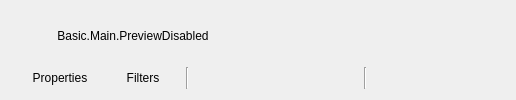
  <widget class="QWidget" name="centralwidget">
   <layout class="QVBoxLayout" name="verticalLayout">
    <item>
     <layout class="QHBoxLayout" name="horizontalLayout_2">
      <item>
       <widget class="QLabel" name="previewDisabledLabel">
        <property name="sizePolicy">
         <sizepolicy hsizetype="Expanding" vsizetype="Expanding">
          <horstretch>0</horstretch>
          <verstretch>0</verstretch>
         </sizepolicy>
        </property>
        <property name="contextMenuPolicy">
         <enum>Qt::CustomContextMenu</enum>
        </property>
        <property name="text">
         <string>Basic.Main.PreviewDisabled</string>
        </property>
        <property name="alignment">
         <set>Qt::AlignCenter</set>
        </property>
       </widget>
      </item>
      <item>
       <layout class="QHBoxLayout" name="previewLayout">
        <property name="spacing">
         <number>2</number>
        </property>
        <item>
         <layout class="QVBoxLayout" name="previewTextLayout">
          <property name="spacing">
           <number>4</number>
          </property>
          <item>
           <widget class="OBSBasicPreview" name="preview" native="true">
            <property name="sizePolicy">
             <sizepolicy hsizetype="Expanding" vsizetype="Expanding">
              <horstretch>0</horstretch>
              <verstretch>0</verstretch>
             </sizepolicy>
            </property>
            <property name="minimumSize">
             <size>
              <width>32</width>
              <height>32</height>
             </size>
            </property>
            <property name="focusPolicy">
             <enum>Qt::ClickFocus</enum>
            </property>
            <property name="contextMenuPolicy">
             <enum>Qt::CustomContextMenu</enum>
            </property>
            <addaction name="actionRemoveSource"/>
           </widget>
          </item>
         </layout>
        </item>
       </layout>
      </item>
     </layout>
    </item>
    <item>
     <widget class="QWidget" name="contextContainer" native="true">
      <property name="sizePolicy">
       <sizepolicy hsizetype="Maximum" vsizetype="Preferred">
        <horstretch>0</horstretch>
        <verstretch>0</verstretch>
       </sizepolicy>
      </property>
      <property name="minimumSize">
       <size>
        <width>0</width>
        <height>0</height>
       </size>
      </property>
      <layout class="QHBoxLayout" name="horizontalLayout">
       <property name="spacing">
        <number>3</number>
       </property>
       <property name="sizeConstraint">
        <enum>QLayout::SetDefaultConstraint</enum>
       </property>
       <property name="topMargin">
        <number>0</number>
       </property>
       <property name="bottomMargin">
        <number>0</number>
       </property>
       <item>
        <widget class="QPushButton" name="sourcePropertiesButton">
         <property name="sizePolicy">
          <sizepolicy hsizetype="Minimum" vsizetype="Fixed">
           <horstretch>0</horstretch>
           <verstretch>0</verstretch>
          </sizepolicy>
         </property>
         <property name="toolTip">
          <string>Properties</string>
         </property>
         <property name="text">
          <string>Properties</string>
         </property>
         <property name="icon">
          <iconset resource="obs.qrc">
           <normaloff>:/res/images/configuration21_16.png</normaloff>:/res/images/configuration21_16.png</iconset>
         </property>
         <property name="flat">
          <bool>true</bool>
         </property>
        </widget>
       </item>
       <item>
        <widget class="QPushButton" name="sourceFiltersButton">
         <property name="toolTip">
          <string>Filters</string>
         </property>
         <property name="text">
          <string>Filters</string>
         </property>
         <property name="icon">
          <iconset resource="obs.qrc">
           <normaloff>:/res/images/filter.svg</normaloff>:/res/images/filter.svg</iconset>
         </property>
         <property name="flat">
          <bool>true</bool>
         </property>
        </widget>
       </item>
       <item>
        <widget class="Line" name="line">
         <property name="orientation">
          <enum>Qt::Vertical</enum>
         </property>
        </widget>
       </item>
       <item>
        <widget class="QPushButton" name="sourceRotateLeftButton">
         <property name="toolTip">
          <string>Rotate Left</string>
         </property>
         <property name="text">
          <string/>
         </property>
         <property name="icon">
          <iconset resource="obs.qrc">
           <normaloff>:/res/images/rotate_left.svg</normaloff>:/res/images/rotate_left.svg</iconset>
         </property>
         <property name="flat">
          <bool>true</bool>
         </property>
        </widget>
       </item>
       <item>
        <widget class="QPushButton" name="sourceRotateRightButton">
         <property name="toolTip">
          <string>Rotate Right</string>
         </property>
         <property name="text">
          <string/>
         </property>
         <property name="icon">
          <iconset resource="obs.qrc">
           <normaloff>:/res/images/rotate_right.svg</normaloff>:/res/images/rotate_right.svg</iconset>
         </property>
         <property name="flat">
          <bool>true</bool>
         </property>
        </widget>
       </item>
       <item>
        <widget class="QPushButton" name="sourceFlipHorizontallyButton">
         <property name="toolTip">
          <string>Flip Horizontally</string>
         </property>
         <property name="text">
          <string/>
         </property>
         <property name="icon">
          <iconset resource="obs.qrc">
           <normaloff>:/res/images/flip_horz.svg</normaloff>:/res/images/flip_horz.svg</iconset>
         </property>
         <property name="flat">
          <bool>true</bool>
         </property>
        </widget>
       </item>
       <item>
        <widget class="QPushButton" name="sourceFlipVerticallyButton">
         <property name="toolTip">
          <string>Flip Vertically</string>
         </property>
         <property name="text">
          <string/>
         </property>
         <property name="icon">
          <iconset resource="obs.qrc">
           <normaloff>:/res/images/flip_vert.svg</normaloff>:/res/images/flip_vert.svg</iconset>
         </property>
         <property name="flat">
          <bool>true</bool>
         </property>
        </widget>
       </item>
       <item>
        <widget class="Line" name="line_2">
         <property name="orientation">
          <enum>Qt::Vertical</enum>
         </property>
        </widget>
       </item>
       <item>
        <widget class="QPushButton" name="sourceFillScreenButton">
         <property name="toolTip">
          <string>Stretch To Screen</string>
         </property>
         <property name="text">
          <string/>
         </property>
         <property name="icon">
          <iconset resource="obs.qrc">
           <normaloff>:/res/images/fill_frame.svg</normaloff>:/res/images/fill_frame.svg</iconset>
         </property>
         <property name="flat">
          <bool>true</bool>
         </property>
        </widget>
       </item>
       <item>
        <widget class="QPushButton" name="sourceFitScreenButton">
         <property name="toolTip">
          <string>Fit To Screen</string>
         </property>
         <property name="text">
          <string/>
         </property>
         <property name="icon">
          <iconset resource="obs.qrc">
           <normaloff>:/res/images/fit.svg</normaloff>:/res/images/fit.svg</iconset>
         </property>
         <property name="flat">
          <bool>true</bool>
         </property>
        </widget>
       </item>
       <item>
        <widget class="QPushButton" name="sourceCenterButton">
         <property name="toolTip">
          <string>Center</string>
         </property>
         <property name="text">
          <string/>
         </property>
         <property name="icon">
          <iconset resource="obs.qrc">
           <normaloff>:/res/images/center.svg</normaloff>:/res/images/center.svg</iconset>
         </property>
         <property name="flat">
          <bool>true</bool>
         </property>
        </widget>
       </item>
      </layout>
     </widget>
    </item>
   </layout>
  </widget>
